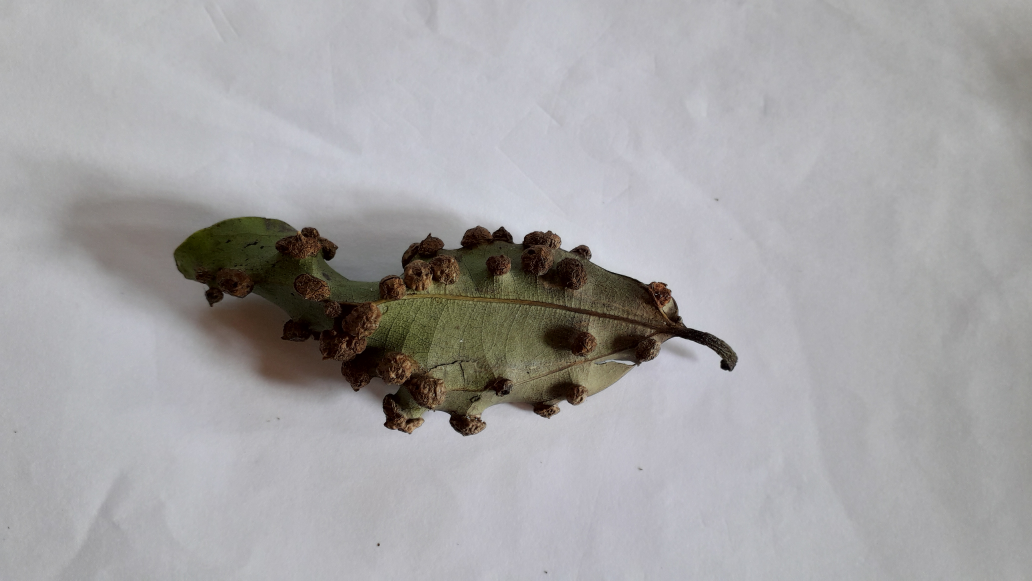
#> input picture Images/D1/20191228_092139.jpg, 4128 x 2322 px, found by its file name (shown at 1/4 size); its folder holds only this picture in this run
$ jupyter execute --allow-errors LOne.ipynb
#> lines starting #> are read from the running program, lines starting #| are printed output that depends on the picture; after the words box and inside, x2 and y2 are one past the last pixel; in counts of white or black regions, pixels touching at a corner belong together
[cell 1]
import matplotlib.pyplot as plt
import os
import cv2
import math
import numpy as np
import numpy
from numpy import array
import pickle

[cell 2]
DATADIR = "C:/Users/Sandali-PC/Desktop/Hemzee/Images"
CATEGORIES = ["D1","D2"]

[cell 3]
for category in CATEGORIES:
    path = os.path.join(DATADIR,category)
    for img in os.listdir(path):
        img_array = cv2.imread(os.path.join(path,img),cv2.COLOR_BGR2RGB)
#> img_array is the input picture: shape (2322, 4128, 3); mean B, G, R 165.1, 163.8, 165.1
        plt.imshow(img_array,cmap = "gray")
        plt.show()
        break
    break

[cell 4]
img = cv2.imread("C:/Users/Sandali-PC/Desktop/Hemzee/Images/D1/20191228_092646.jpg")
#> (the rest of this cell did not finish here and is left out)

[cell 5]
aspect_ratio = 1.33

img_width = 252
img_height = math.ceil(img_width/aspect_ratio)

low_brown = (8,100,2)
high_brown = (16,255,200)

[cell 6]
img = cv2.imread("C:/Users/Sandali-PC/Desktop/Hemzee/Images/D1/20191228_092646.jpg")
#> (the rest of this cell did not finish here and is left out)

### Start to make Trainning Data

[cell 7]
training_data = []

[cell 8]
def create_training_data():

    low_brown = (8,100,20)
    high_brown = (16,255,200)
    aspect_ratio = 1.33
    img_width = 252
    img_height = math.ceil(img_width/aspect_ratio)

    for category in CATEGORIES:

        path = os.path.join(DATADIR,category)

        class_num = CATEGORIES.index(category)

        for img in os.listdir(path):
            try:
                img = cv2.imread(os.path.join(path,img))
                hsv = cv2.cvtColor(img,cv2.COLOR_BGR2HSV)
#> hsv: shape (2322, 4128, 3); mean H, S, V 91.4, 21.7, 168.8
                brown_mask = cv2.inRange(hsv,low_brown,high_brown)
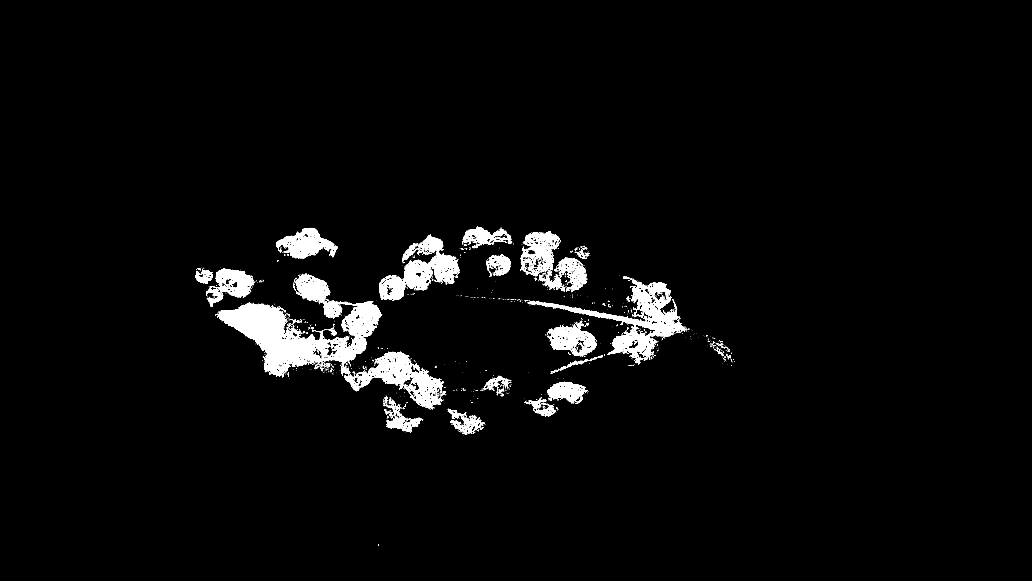
#> brown_mask: shape (2322, 4128) (shown at 1/4 size); 2.9% white; 1955 white regions (1774 under 20 px), largest, box (x1, y1, x2, y2) and area: (866, 1094, 1776, 1636) 110187, (2111, 1117, 2747, 1454) 36551, (1517, 936, 1838, 1202) 25503
                brown = cv2.bitwise_and(img,img,mask = brown_mask)
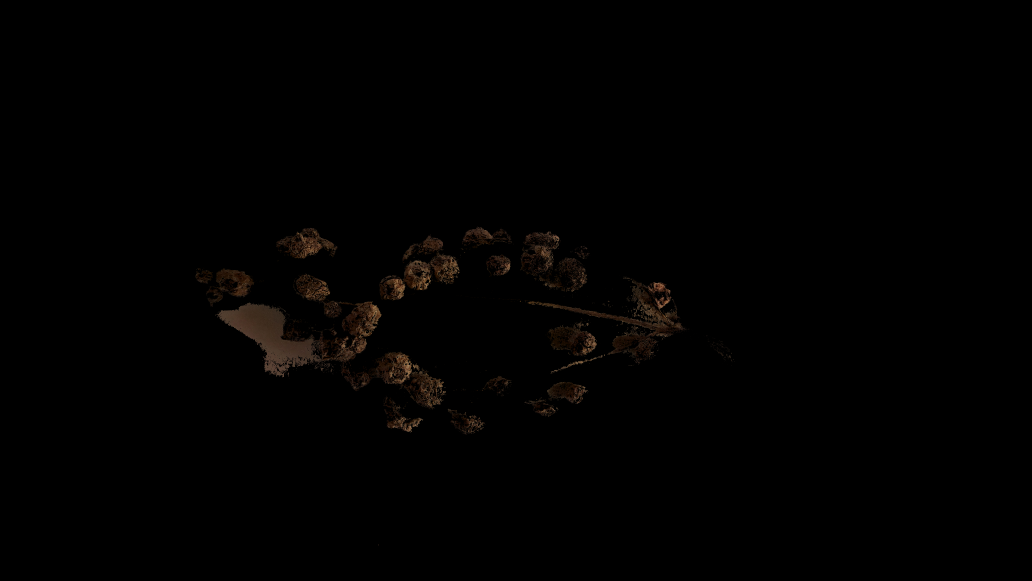
#> brown: shape (2322, 4128, 3) (shown at 1/4 size); mean B, G, R 0.7, 1.1, 1.7

                new_array = cv2.resize(brown,(img_width, img_height))
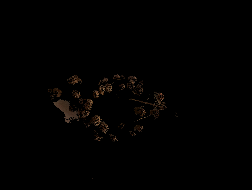
#> new_array: shape (190, 252, 3); mean B, G, R 0.7, 1.1, 1.6
                training_data.append([new_array, class_num])
            except Exception as e:
                pass

        print(category + " Set : ",np.array(training_data).shape)

#> (a cell that did not finish here is left out)

[cell 10]
for a,b in training_data:
    print(a," :: ",b)
#> this loop made 1 pass
#> b on pass 1: 0
#> (printed output is left out)

[cell 11]
import random
random.shuffle(training_data)

[cell 12]
x_axis=[]
y_axis=[]

[cell 13]
for features,label in training_data:
    x_axis.append(features)
    y_axis.append(label)
#> this loop made 1 pass
#> after the loop, x_axis = 1 item; y_axis = [0]


X_axis_Set = np.array(x_axis).reshape(-1, img_width , img_height, 3)

### Save created X and Y axises to files for reuse.

[cell 14]
pickle_out = open("X_axis","wb")
pickle.dump(X_axis_Set, pickle_out)
pickle_out.close()


pickle_out = open("y_axis","wb")
pickle.dump(y_axis, pickle_out)
pickle_out.close()

[cell 15]
pickle_in = open("X_axis","rb")
XX = pickle.load(pickle_in)
pickle_out.close()

pickle_in = open("y_axis","rb")
yy= pickle.load(pickle_in)
pickle_out.close()

[cell 16]
import matplotlib.pyplot as plt
img = cv2.imread('C:/Users/Sandali-PC/Desktop/Hemzee/Images/D1/20191228_092646.jpg',0)
ret,thresh1 = cv2.threshold(img_array,127,255,cv2.THRESH_BINARY)
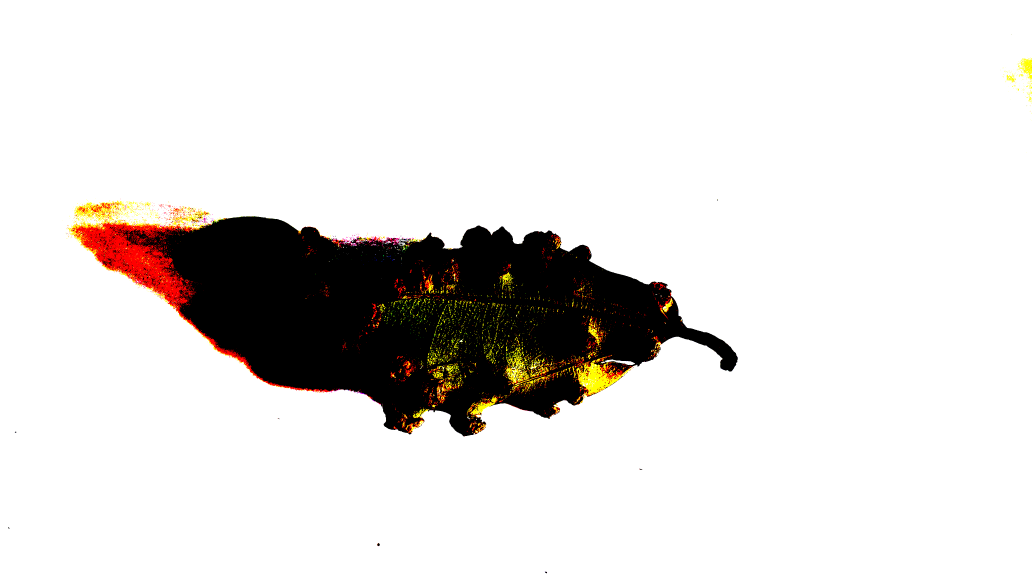
#> thresh1: shape (2322, 4128, 3) (shown at 1/4 size); mean B, G, R 220.1, 222, 224.7
ret,thresh2 = cv2.threshold(img_array,127,255,cv2.THRESH_BINARY_INV)
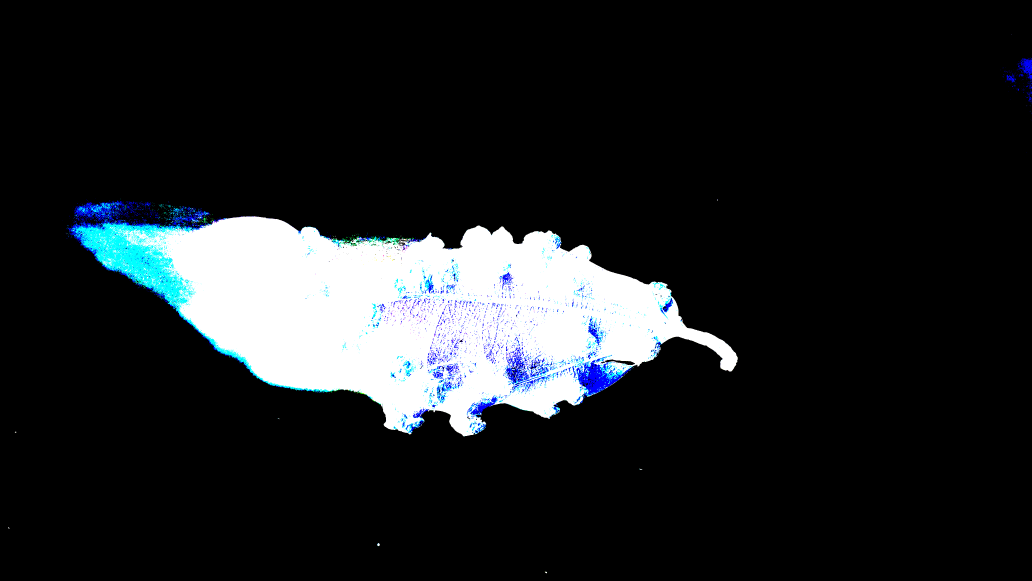
#> thresh2: shape (2322, 4128, 3) (shown at 1/4 size); mean B, G, R 34.9, 33, 30.3
ret,thresh3 = cv2.threshold(img_array,127,255,cv2.THRESH_TRUNC)
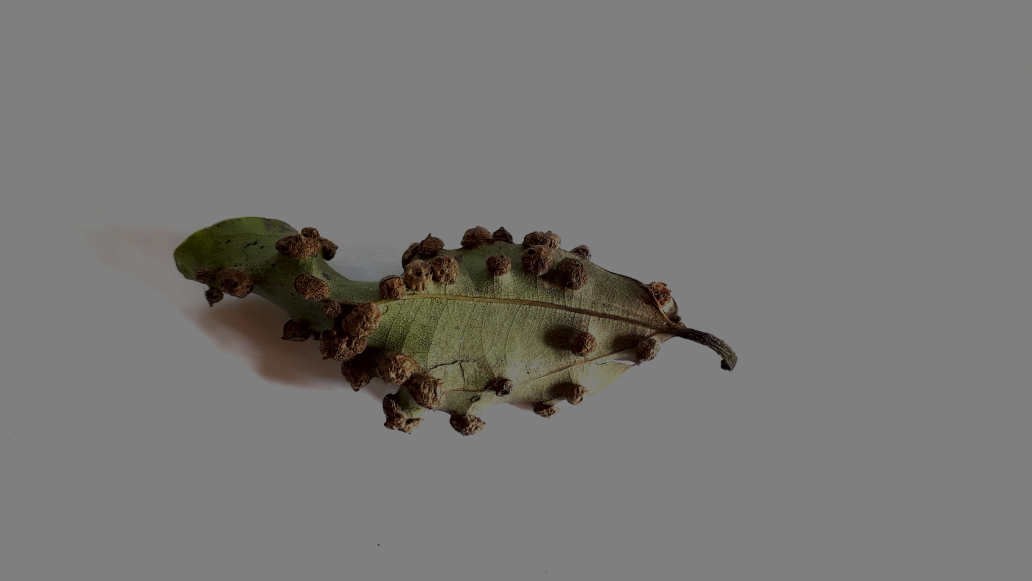
#> thresh3: shape (2322, 4128, 3) (shown at 1/4 size); mean B, G, R 116.7, 118.9, 120.1
ret,thresh4 = cv2.threshold(img_array,127,255,cv2.THRESH_TOZERO)
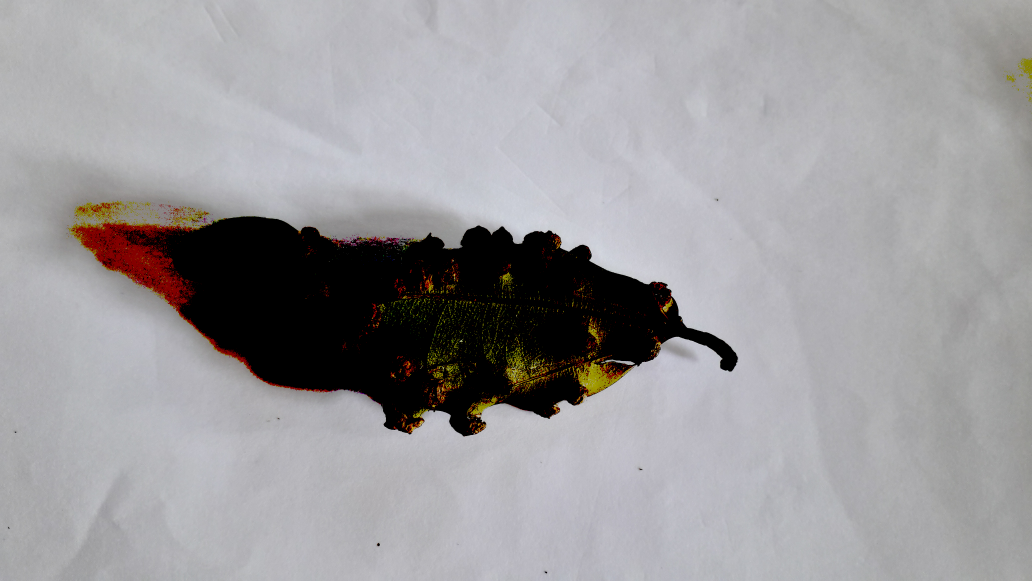
#> thresh4: shape (2322, 4128, 3) (shown at 1/4 size); mean B, G, R 157.9, 155.4, 156.9
ret,thresh5 = cv2.threshold(img_array,127,255,cv2.THRESH_TOZERO_INV)
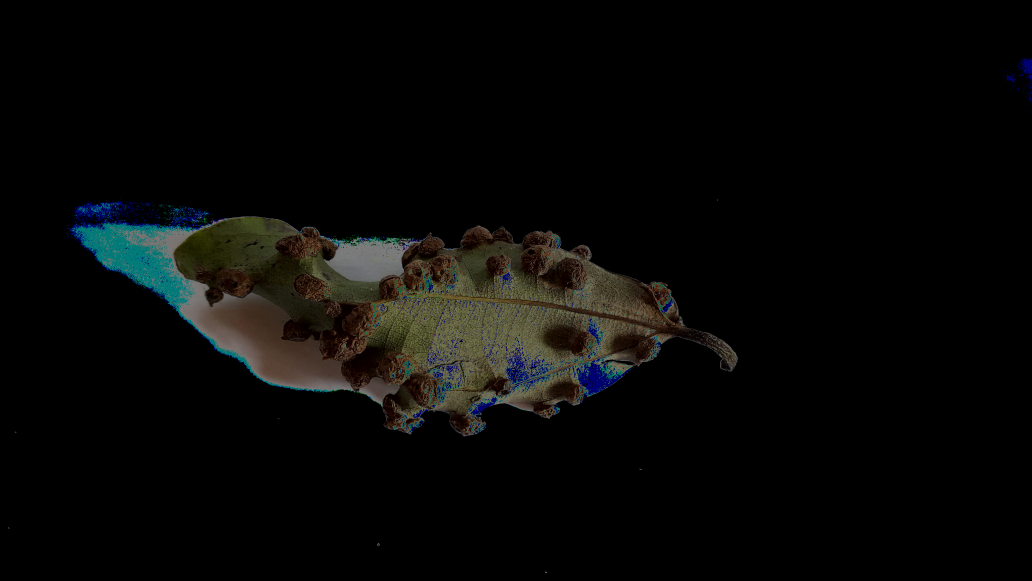
#> thresh5: shape (2322, 4128, 3) (shown at 1/4 size); mean B, G, R 7.1, 8.4, 8.2

titles = ['Original Image','BINARY','BINARY_INV','TRUNC','TOZERO','TOZERO_INV']
images =[img,thresh1,thresh2,thresh3,thresh4,thresh5]

#> (the rest of this cell did not finish here and is left out)

$ run again, on Images/D1/20191228_092147.jpg
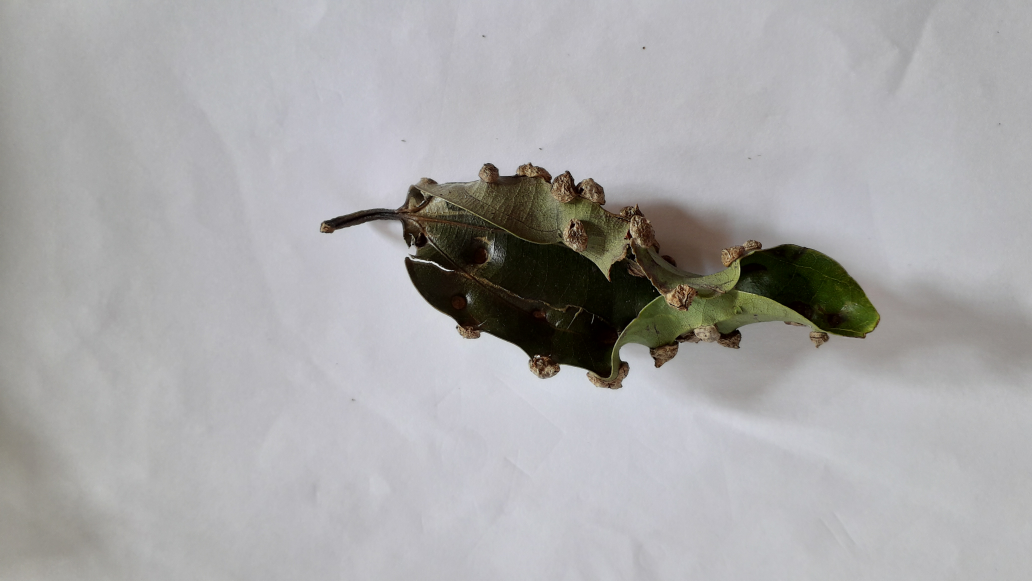
#> input picture Images/D1/20191228_092147.jpg, 4128 x 2322 px, found by its file name (shown at 1/4 size)
#> img_array is the input picture: shape (2322, 4128, 3); mean B, G, R 169.5, 168.7, 169.5
#> hsv: shape (2322, 4128, 3); mean H, S, V 88.7, 22, 172.9
#> brown_mask: shape (2322, 4128); 1.2% white; 1441 white regions (1243 under 20 px), largest, box (x1, y1, x2, y2) and area: (1586, 785, 1963, 978) 10700, (2542, 870, 2733, 1070) 10379, (1760, 1057, 1941, 1196) 7576
#> in create_training_data, `new_array = cv2.resize(brown,(img_width, img_height))`:
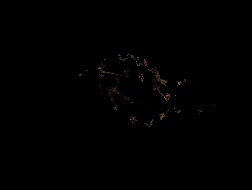
#> new_array: shape (190, 252, 3); mean B, G, R 0.3, 0.5, 0.7
#> the loop `for a,b in training_data:` made 1 pass
#> b on pass 1: 0
#> (printed output is left out)
#> the loop `for features,label in training_data:` made 1 pass
#> after the loop `for features,label in training_data:`: x_axis = 1 item; y_axis = [0]
#> `ret,thresh5 = cv2.threshold(img_array,127,255,cv2.THRESH_TOZERO_INV)`:
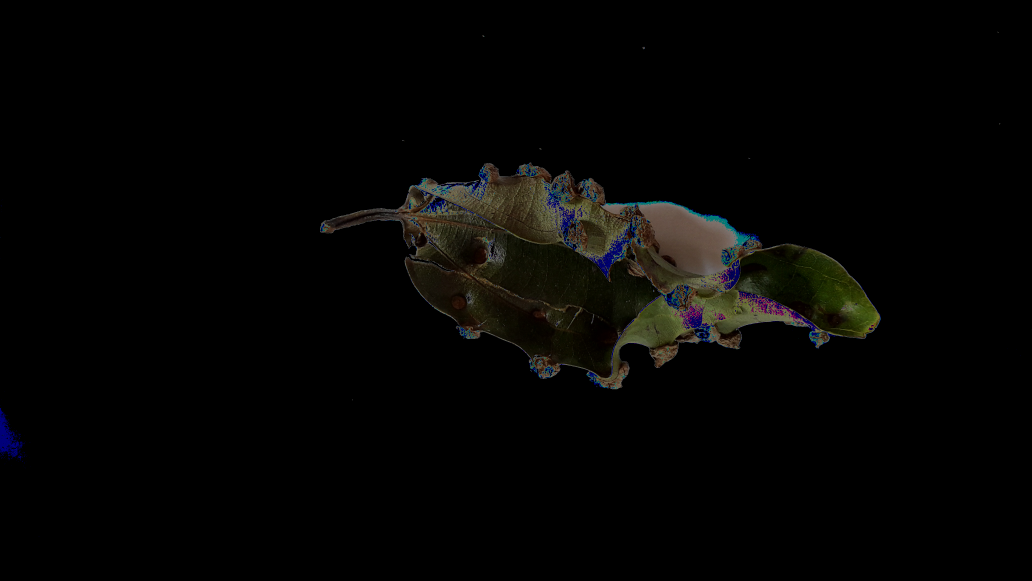
#> thresh5: shape (2322, 4128, 3) (shown at 1/4 size); mean B, G, R 3.6, 4.7, 5

$ run again, on Images/D1/20191228_092203.jpg
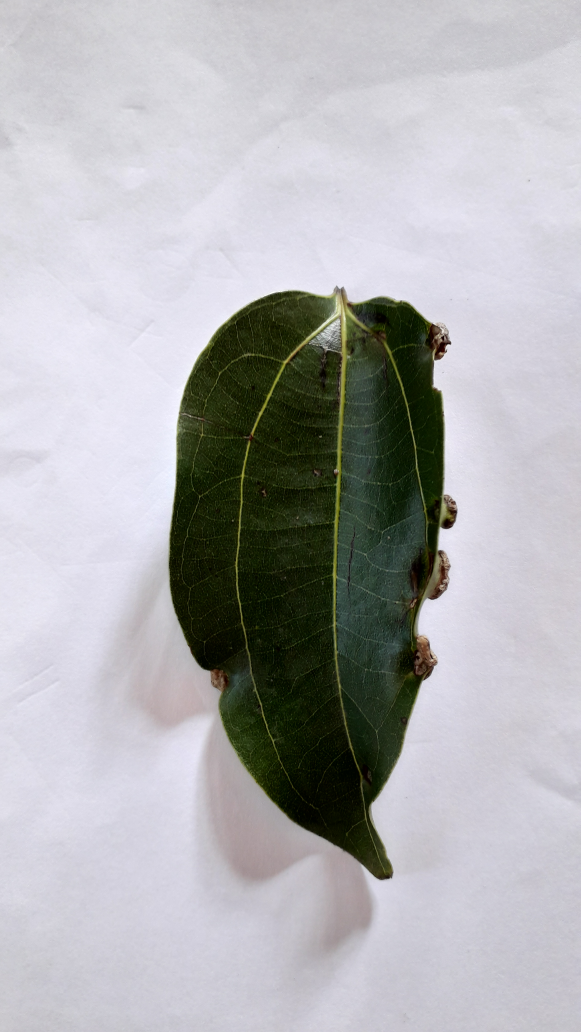
#> input picture Images/D1/20191228_092203.jpg, 2322 x 4128 px, found by its file name (shown at 1/4 size)
#> img_array is the input picture: shape (4128, 2322, 3); mean B, G, R 178.6, 176.2, 176.1
#> hsv: shape (4128, 2322, 3); mean H, S, V 109.6, 45.9, 183.9
#> brown_mask: shape (4128, 2322); 0.22% white; 211 white regions (159 under 20 px), largest, box (x1, y1, x2, y2) and area: (1654, 2556, 1728, 2718) 6399, (842, 2676, 915, 2761) 3164, (1720, 2207, 1790, 2390) 3159
#> in create_training_data, `new_array = cv2.resize(brown,(img_width, img_height))`:
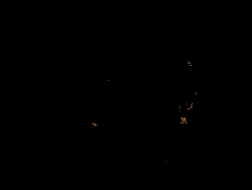
#> new_array: shape (190, 252, 3); mean B, G, R 0.1, 0.1, 0.1
#> the loop `for a,b in training_data:` made 1 pass
#> b on pass 1: 0
#> (printed output is left out)
#> the loop `for features,label in training_data:` made 1 pass
#> after the loop `for features,label in training_data:`: x_axis = 1 item; y_axis = [0]
#> `ret,thresh5 = cv2.threshold(img_array,127,255,cv2.THRESH_TOZERO_INV)`:
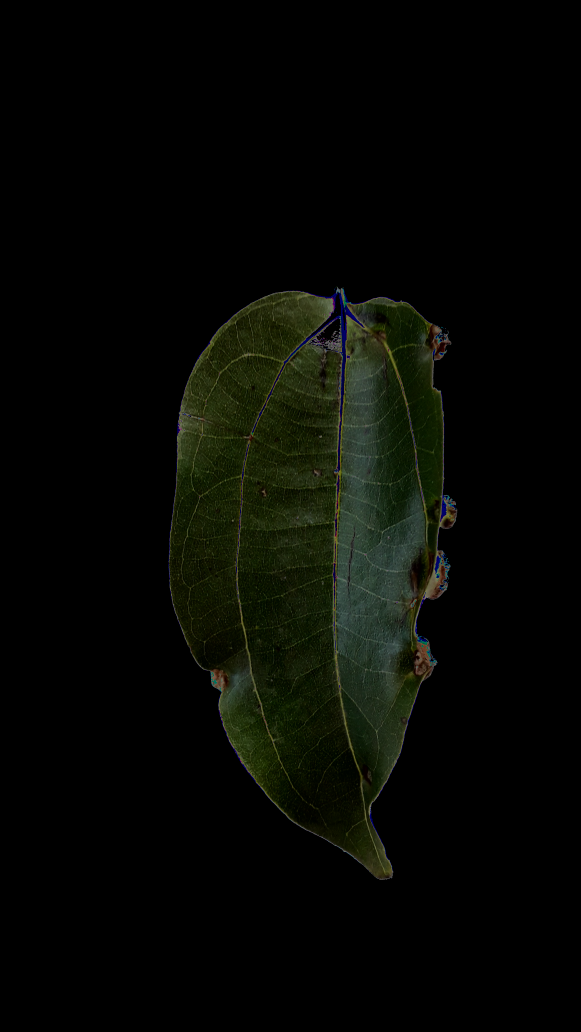
#> thresh5: shape (4128, 2322, 3) (shown at 1/4 size); mean B, G, R 3.7, 8, 6.3
